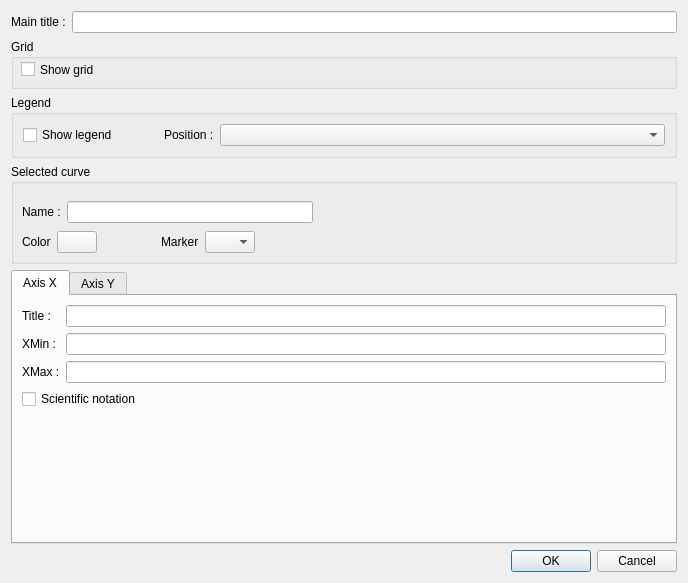
<?xml version="1.0" encoding="UTF-8"?>
<ui version="4.0">
 <class>PlotSettings</class>
 <widget class="QDialog" name="PlotSettings">
  <property name="geometry">
   <rect>
    <x>0</x>
    <y>0</y>
    <width>688</width>
    <height>583</height>
   </rect>
  </property>
  <property name="sizePolicy">
   <sizepolicy hsizetype="Expanding" vsizetype="Expanding">
    <horstretch>0</horstretch>
    <verstretch>0</verstretch>
   </sizepolicy>
  </property>
  <property name="windowTitle">
   <string>Plot 2D settings</string>
  </property>
  <layout class="QVBoxLayout" name="verticalLayout_2">
   <item>
    <layout class="QVBoxLayout" name="verticalLayout">
     <property name="sizeConstraint">
      <enum>QLayout::SetDefaultConstraint</enum>
     </property>
     <item>
      <layout class="QHBoxLayout" name="horizontalLayout">
       <item>
        <widget class="QLabel" name="titleLabel">
         <property name="text">
          <string>Main title :</string>
         </property>
        </widget>
       </item>
       <item>
        <widget class="QLineEdit" name="titleEdit"/>
       </item>
      </layout>
     </item>
     <item>
      <widget class="QGroupBox" name="gridPanel">
       <property name="minimumSize">
        <size>
         <width>0</width>
         <height>50</height>
        </size>
       </property>
       <property name="title">
        <string>Grid</string>
       </property>
       <property name="flat">
        <bool>false</bool>
       </property>
       <widget class="QCheckBox" name="gridCheckBox">
        <property name="geometry">
         <rect>
          <x>10</x>
          <y>20</y>
          <width>771</width>
          <height>21</height>
         </rect>
        </property>
        <property name="text">
         <string>Show grid</string>
        </property>
       </widget>
      </widget>
     </item>
     <item>
      <widget class="QGroupBox" name="legendPanel">
       <property name="minimumSize">
        <size>
         <width>0</width>
         <height>50</height>
        </size>
       </property>
       <property name="title">
        <string>Legend</string>
       </property>
       <layout class="QVBoxLayout" name="verticalLayout_5">
        <item>
         <layout class="QHBoxLayout" name="horizontalLayout_2">
          <item>
           <widget class="QCheckBox" name="showLegendCheckBox">
            <property name="text">
             <string>Show legend</string>
            </property>
            <property name="tristate">
             <bool>false</bool>
            </property>
           </widget>
          </item>
          <item>
           <spacer name="horizontalSpacer">
            <property name="orientation">
             <enum>Qt::Horizontal</enum>
            </property>
            <property name="sizeType">
             <enum>QSizePolicy::Fixed</enum>
            </property>
            <property name="sizeHint" stdset="0">
             <size>
              <width>40</width>
              <height>20</height>
             </size>
            </property>
           </spacer>
          </item>
          <item>
           <widget class="QLabel" name="legendPositionLabel">
            <property name="text">
             <string>Position :</string>
            </property>
           </widget>
          </item>
          <item>
           <widget class="QComboBox" name="legendPositionComboBox">
            <property name="sizePolicy">
             <sizepolicy hsizetype="Expanding" vsizetype="Fixed">
              <horstretch>0</horstretch>
              <verstretch>0</verstretch>
             </sizepolicy>
            </property>
           </widget>
          </item>
         </layout>
        </item>
       </layout>
      </widget>
     </item>
     <item>
      <widget class="QGroupBox" name="selectedCurvePanel">
       <property name="minimumSize">
        <size>
         <width>0</width>
         <height>100</height>
        </size>
       </property>
       <property name="title">
        <string>Selected curve</string>
       </property>
       <widget class="QWidget" name="layoutWidget">
        <property name="geometry">
         <rect>
          <x>11</x>
          <y>35</y>
          <width>291</width>
          <height>57</height>
         </rect>
        </property>
        <layout class="QVBoxLayout" name="verticalLayout_6">
         <item>
          <layout class="QHBoxLayout" name="horizontalLayout_6">
           <item>
            <widget class="QLabel" name="nameCurveLabel">
             <property name="text">
              <string>Name :</string>
             </property>
            </widget>
           </item>
           <item>
            <widget class="QLineEdit" name="nameCurve">
             <property name="palette">
              <palette>
               <active>
                <colorrole role="WindowText">
                 <brush brushstyle="SolidPattern">
                  <color alpha="255">
                   <red>145</red>
                   <green>145</green>
                   <blue>145</blue>
                  </color>
                 </brush>
                </colorrole>
                <colorrole role="Text">
                 <brush brushstyle="SolidPattern">
                  <color alpha="255">
                   <red>105</red>
                   <green>105</green>
                   <blue>105</blue>
                  </color>
                 </brush>
                </colorrole>
               </active>
               <inactive>
                <colorrole role="WindowText">
                 <brush brushstyle="SolidPattern">
                  <color alpha="255">
                   <red>145</red>
                   <green>145</green>
                   <blue>145</blue>
                  </color>
                 </brush>
                </colorrole>
                <colorrole role="Text">
                 <brush brushstyle="SolidPattern">
                  <color alpha="255">
                   <red>105</red>
                   <green>105</green>
                   <blue>105</blue>
                  </color>
                 </brush>
                </colorrole>
               </inactive>
               <disabled>
                <colorrole role="WindowText">
                 <brush brushstyle="SolidPattern">
                  <color alpha="255">
                   <red>149</red>
                   <green>151</green>
                   <blue>153</blue>
                  </color>
                 </brush>
                </colorrole>
                <colorrole role="Text">
                 <brush brushstyle="SolidPattern">
                  <color alpha="255">
                   <red>158</red>
                   <green>158</green>
                   <blue>158</blue>
                  </color>
                 </brush>
                </colorrole>
               </disabled>
              </palette>
             </property>
             <property name="readOnly">
              <bool>true</bool>
             </property>
            </widget>
           </item>
          </layout>
         </item>
         <item>
          <layout class="QHBoxLayout" name="horizontalLayout_5">
           <item>
            <widget class="QLabel" name="colorCurveLabel">
             <property name="text">
              <string>Color</string>
             </property>
            </widget>
           </item>
           <item>
            <widget class="QPushButton" name="colorCurve">
             <property name="maximumSize">
              <size>
               <width>40</width>
               <height>16777215</height>
              </size>
             </property>
             <property name="text">
              <string/>
             </property>
            </widget>
           </item>
           <item>
            <spacer name="horizontalSpacer_3">
             <property name="orientation">
              <enum>Qt::Horizontal</enum>
             </property>
             <property name="sizeHint" stdset="0">
              <size>
               <width>40</width>
               <height>20</height>
              </size>
             </property>
            </spacer>
           </item>
           <item>
            <widget class="QLabel" name="markerCurveLabel">
             <property name="minimumSize">
              <size>
               <width>25</width>
               <height>0</height>
              </size>
             </property>
             <property name="maximumSize">
              <size>
               <width>48</width>
               <height>16777215</height>
              </size>
             </property>
             <property name="text">
              <string>Marker</string>
             </property>
            </widget>
           </item>
           <item>
            <widget class="QComboBox" name="markerCurve">
             <property name="maximumSize">
              <size>
               <width>50</width>
               <height>16777215</height>
              </size>
             </property>
            </widget>
           </item>
           <item>
            <spacer name="horizontalSpacer_2">
             <property name="orientation">
              <enum>Qt::Horizontal</enum>
             </property>
             <property name="sizeHint" stdset="0">
              <size>
               <width>40</width>
               <height>20</height>
              </size>
             </property>
            </spacer>
           </item>
          </layout>
         </item>
        </layout>
       </widget>
      </widget>
     </item>
     <item>
      <widget class="QTabWidget" name="tabWidget">
       <property name="minimumSize">
        <size>
         <width>0</width>
         <height>50</height>
        </size>
       </property>
       <property name="maximumSize">
        <size>
         <width>16777215</width>
         <height>423</height>
        </size>
       </property>
       <property name="currentIndex">
        <number>0</number>
       </property>
       <widget class="QWidget" name="axisXtabWidget">
        <attribute name="title">
         <string>Axis X</string>
        </attribute>
        <layout class="QVBoxLayout" name="verticalLayout_4">
         <item>
          <layout class="QGridLayout" name="gridLayout_2">
           <item row="0" column="0">
            <widget class="QLabel" name="axisXTitleLabel">
             <property name="text">
              <string>Title :</string>
             </property>
            </widget>
           </item>
           <item row="0" column="1">
            <widget class="QLineEdit" name="axisXTitleEdit"/>
           </item>
           <item row="1" column="0">
            <widget class="QLabel" name="axisXMinLabel">
             <property name="text">
              <string>XMin :</string>
             </property>
            </widget>
           </item>
           <item row="1" column="1">
            <widget class="QLineEdit" name="axisXMinEdit"/>
           </item>
           <item row="2" column="0">
            <widget class="QLabel" name="axisXMaxLabel">
             <property name="text">
              <string>XMax :</string>
             </property>
            </widget>
           </item>
           <item row="2" column="1">
            <widget class="QLineEdit" name="axisXMaxEdit"/>
           </item>
           <item row="3" column="0" colspan="2">
            <widget class="QCheckBox" name="axisXSciCheckBox">
             <property name="text">
              <string>Scientific notation</string>
             </property>
            </widget>
           </item>
          </layout>
         </item>
         <item>
          <spacer name="verticalSpacer_2">
           <property name="orientation">
            <enum>Qt::Vertical</enum>
           </property>
           <property name="sizeHint" stdset="0">
            <size>
             <width>20</width>
             <height>65</height>
            </size>
           </property>
          </spacer>
         </item>
        </layout>
       </widget>
       <widget class="QWidget" name="axisYTabWidget">
        <attribute name="title">
         <string>Axis Y</string>
        </attribute>
        <layout class="QVBoxLayout" name="verticalLayout_3">
         <item>
          <layout class="QGridLayout" name="gridLayout">
           <item row="0" column="0">
            <widget class="QLabel" name="axisYTitleLabel">
             <property name="text">
              <string>Title :</string>
             </property>
            </widget>
           </item>
           <item row="0" column="1">
            <widget class="QLineEdit" name="axisYTitleEdit"/>
           </item>
           <item row="1" column="0">
            <widget class="QLabel" name="axisYMinLabel">
             <property name="text">
              <string>YMin :</string>
             </property>
            </widget>
           </item>
           <item row="1" column="1">
            <widget class="QLineEdit" name="axisYMinEdit"/>
           </item>
           <item row="2" column="0">
            <widget class="QLabel" name="axisYMaxLabel">
             <property name="text">
              <string>YMax :</string>
             </property>
            </widget>
           </item>
           <item row="2" column="1">
            <widget class="QLineEdit" name="axisYMaxEdit"/>
           </item>
           <item row="3" column="0" colspan="2">
            <widget class="QCheckBox" name="axisYSciCheckBox">
             <property name="text">
              <string>Scientific notation</string>
             </property>
            </widget>
           </item>
          </layout>
         </item>
         <item>
          <spacer name="verticalSpacer">
           <property name="orientation">
            <enum>Qt::Vertical</enum>
           </property>
           <property name="sizeHint" stdset="0">
            <size>
             <width>20</width>
             <height>40</height>
            </size>
           </property>
          </spacer>
         </item>
        </layout>
       </widget>
      </widget>
     </item>
     <item>
      <widget class="QDialogButtonBox" name="buttonBox">
       <property name="orientation">
        <enum>Qt::Horizontal</enum>
       </property>
       <property name="standardButtons">
        <set>QDialogButtonBox::Cancel|QDialogButtonBox::Ok</set>
       </property>
       <property name="centerButtons">
        <bool>false</bool>
       </property>
      </widget>
     </item>
    </layout>
   </item>
  </layout>
 </widget>
 <resources/>
 <connections>
  <connection>
   <sender>buttonBox</sender>
   <signal>rejected()</signal>
   <receiver>PlotSettings</receiver>
   <slot>reject()</slot>
   <hints>
    <hint type="sourcelabel">
     <x>321</x>
     <y>577</y>
    </hint>
    <hint type="destinationlabel">
     <x>286</x>
     <y>274</y>
    </hint>
   </hints>
  </connection>
  <connection>
   <sender>buttonBox</sender>
   <signal>accepted()</signal>
   <receiver>PlotSettings</receiver>
   <slot>accept()</slot>
   <hints>
    <hint type="sourcelabel">
     <x>253</x>
     <y>577</y>
    </hint>
    <hint type="destinationlabel">
     <x>157</x>
     <y>274</y>
    </hint>
   </hints>
  </connection>
  <connection>
   <sender>showLegendCheckBox</sender>
   <signal>stateChanged(int)</signal>
   <receiver>PlotSettings</receiver>
   <slot>onShowLegend(int)</slot>
   <hints>
    <hint type="sourcelabel">
     <x>56</x>
     <y>130</y>
    </hint>
    <hint type="destinationlabel">
     <x>198</x>
     <y>161</y>
    </hint>
   </hints>
  </connection>
  <connection>
   <sender>colorCurve</sender>
   <signal>clicked()</signal>
   <receiver>PlotSettings</receiver>
   <slot>onChangeColor()</slot>
   <hints>
    <hint type="sourcelabel">
     <x>74</x>
     <y>232</y>
    </hint>
    <hint type="destinationlabel">
     <x>343</x>
     <y>291</y>
    </hint>
   </hints>
  </connection>
 </connections>
 <slots>
  <slot>onShowLegend(int)</slot>
  <slot>onChangeColor()</slot>
 </slots>
</ui>
